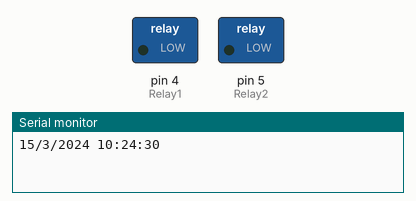
This sketch was run on a simulated Arduino Uno, built with avr-gcc and run on an emulated ATmega328P. Parts: switched loads named in the sketch (green lamp = pin HIGH), the last lines printed to the serial monitor. The local clock reads 2024-03-15 10:24:30 at power-on unless the sketch sets it.

Above: at 0.1 s.
At 1.1 s:
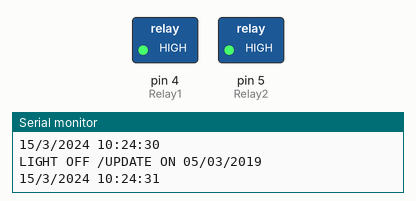
Timing chart, 0 to 2.6 s (numbered marks = the images above):
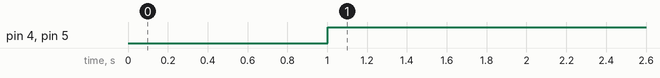

The sketch:

RELAY_RUMAH_LIVE.ino
```cpp
// SOURCE CODE INI
// TERAKHIR DI UPDATE TGL 14 MEI 2019

#include <Wire.h>
#include "RTClib.h"

int Relay1 = 4;
int Relay2 = 5;
int Relay3 = 6;
int Relay4 = 7;
RTC_DS1307 rtc;

void setup() {
  Serial.begin(9600);
  rtc.begin();

  if (! rtc.isrunning())
  {
  Serial.println("RTC is Not running");
  }

  pinMode(Relay1, OUTPUT);
  digitalWrite(Relay1, LOW);

  pinMode(Relay2, OUTPUT);
  digitalWrite(Relay2, LOW);

  /*pinMode(Relay2, OUTPUT);
  digitalWrite(Relay2, LOW);*/
}

void loop() {
  DateTime now = rtc.now();
// Serial.println(now,DEC);
 Serial.print(now.day());
 Serial.print("/");
 Serial.print(now.month());
 Serial.print("/");
 Serial.print(now.year());
 Serial.print(" ");
 Serial.print(now.hour());
 Serial.print(":");
 Serial.print(now.minute());
 Serial.print(":");
 Serial.println(now.second());
 delay(1000);

  if(now.hour() >= 17 || now.hour() < 5){
    digitalWrite(Relay1,LOW);
    digitalWrite(Relay2,LOW);
    Serial.println("LIGHT ON /UPDATE ON 05/03/2019");
   } else {
      digitalWrite(Relay1,HIGH);
      digitalWrite(Relay2,HIGH);
      Serial.println("LIGHT OFF /UPDATE ON 05/03/2019");
   }

   /*if(now.minute() >= 17 || now.minute() < 5){
    digitalWrite(Relay2,LOW);
    Serial.println("LIGHT ON");
   } else {
      digitalWrite(Relay2,HIGH);
      Serial.println("LIGHT OFF");
   }*/
}
```

Measured:
- by itself, pin 4 (Relay1), pin 5 (Relay2): LOW → HIGH at 1.0 s
